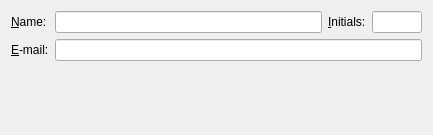
<?xml version="1.0" encoding="UTF-8"?>
<ui version="4.0">
 <class>PrefIdentityUi</class>
 <widget class="QWidget" name="PrefIdentityUi">
  <property name="geometry">
   <rect>
    <x>0</x>
    <y>0</y>
    <width>433</width>
    <height>135</height>
   </rect>
  </property>
  <property name="windowTitle">
   <string/>
  </property>
  <layout class="QGridLayout" name="gridLayout_2">
   <item row="0" column="0">
    <layout class="QGridLayout" name="gridLayout">
     <item row="0" column="0">
      <widget class="QLabel" name="nameLA">
       <property name="text">
        <string>&amp;Name:</string>
       </property>
       <property name="buddy">
        <cstring>nameED</cstring>
       </property>
      </widget>
     </item>
     <item row="0" column="1">
      <layout class="QHBoxLayout" name="horizontalLayout">
       <item>
        <widget class="QLineEdit" name="nameED">
         <property name="toolTip">
          <string>Your name</string>
         </property>
        </widget>
       </item>
       <item>
        <widget class="QLabel" name="initialsLA">
         <property name="text">
          <string>&amp;Initials:</string>
         </property>
         <property name="buddy">
          <cstring>initialsED</cstring>
         </property>
        </widget>
       </item>
       <item>
        <widget class="QLineEdit" name="initialsED">
         <property name="sizePolicy">
          <sizepolicy hsizetype="Fixed" vsizetype="Fixed">
           <horstretch>0</horstretch>
           <verstretch>0</verstretch>
          </sizepolicy>
         </property>
         <property name="maximumSize">
          <size>
           <width>50</width>
           <height>16777215</height>
          </size>
         </property>
         <property name="toolTip">
          <string>Initials of your name</string>
         </property>
        </widget>
       </item>
      </layout>
     </item>
     <item row="1" column="0">
      <widget class="QLabel" name="emailLA">
       <property name="text">
        <string>&amp;E-mail:</string>
       </property>
       <property name="buddy">
        <cstring>emailED</cstring>
       </property>
      </widget>
     </item>
     <item row="1" column="1">
      <widget class="QLineEdit" name="emailED">
       <property name="toolTip">
        <string>Your E-mail address</string>
       </property>
      </widget>
     </item>
    </layout>
   </item>
   <item row="1" column="0">
    <spacer>
     <property name="orientation">
      <enum>Qt::Vertical</enum>
     </property>
     <property name="sizeType">
      <enum>QSizePolicy::Expanding</enum>
     </property>
     <property name="sizeHint" stdset="0">
      <size>
       <width>20</width>
       <height>20</height>
      </size>
     </property>
    </spacer>
   </item>
  </layout>
 </widget>
 <tabstops>
  <tabstop>nameED</tabstop>
  <tabstop>emailED</tabstop>
 </tabstops>
 <includes>
  <include location="local">qt_i18n.h</include>
 </includes>
 <resources/>
 <connections/>
</ui>
